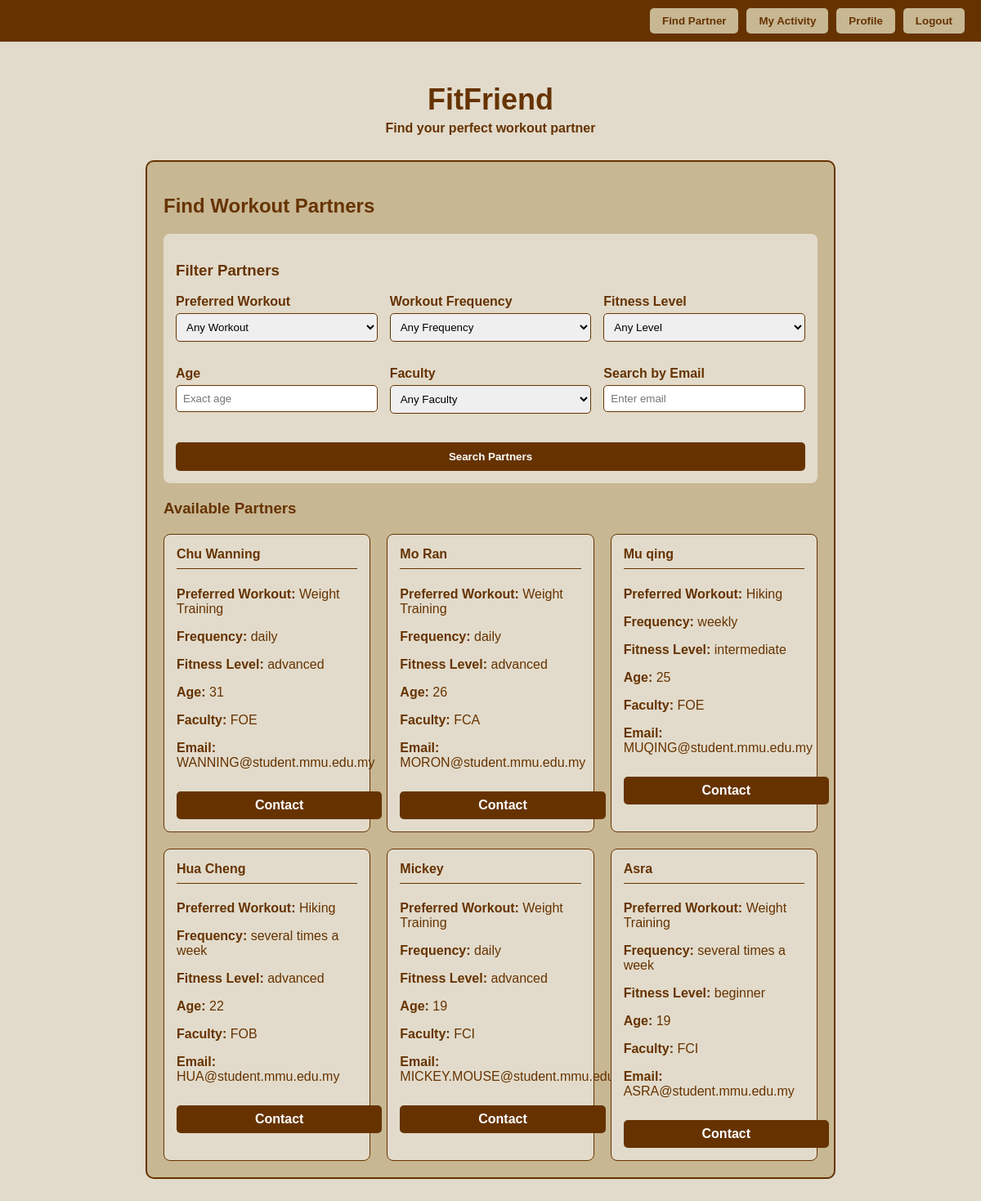
The page /find_partner (signed in) on the database its author committed.
### tables this page shows
CREATE TABLE users (
        id INTEGER PRIMARY KEY AUTOINCREMENT,
        name TEXT,
        email TEXT UNIQUE,
        password TEXT,
        phone TEXT,
        preferred_activity TEXT,
        frequency TEXT,
        level TEXT,
        goals TEXT,
        faculty TEXT,
        gender TEXT,
        age INTEGER,
        nickname TEXT,
        workouts TEXT,
        fitness_level TEXT,
        security_color TEXT,
        security_pets INTEGER,
        security_family TEXT
    );

### MINI IT INTEGRATION 3/app.py (the view)
@app.route("/find_partner", methods=["GET"])
def find_partner():
    if "user_id" not in session:
        return redirect(url_for("login"))
    activity_pref = request.args.get("workouts")
    frequency = request.args.get("frequency")
    level = request.args.get("fitness_level")
    email_search = request.args.get("email_search")
    age_filter = request.args.get("age")
    faculty = request.args.get("faculty")
    print("Filters applied:")
    print(f"Activity Preference: {activity_pref}")
    print(f"Frequency: {frequency}")
    print(f"Fitness Level: {level}")
    print(f"Email Search: {email_search}")
    print(f"Age Filter: {age_filter}")
    print(f"Faculty: {faculty}")
    query = """
        SELECT DISTINCT * FROM users
        WHERE id != ?
        AND email IS NOT NULL AND email != ''
    """
    params = [session["user_id"]]
    if activity_pref:
        query += " AND LOWER(workouts) = LOWER(?)"
        params.append(activity_pref)
    if frequency:
        query += " AND LOWER(frequency) = LOWER(?)"
        params.append(frequency)
    if level:
        query += " AND LOWER(fitness_level) = LOWER(?)"
        params.append(level)
    if email_search:
        query += " AND LOWER(email) LIKE LOWER(?)"
        params.append(f"%{email_search}%")
    if age_filter and age_filter.isdigit():
        query += " AND age = ?"
        params.append(int(age_filter))
    if faculty:
        query += " AND faculty = ?"
        params.append(faculty)
    print("Final Query:", query)
    print("Final Params:", params)
    conn = get_db_connection()
    partners = conn.execute(query, params).fetchall()
    conn.close()
    filters_applied = any([activity_pref, frequency, level, email_search, age_filter, faculty])
    return render_template(
        "find_partner.html",
        partners=partners,
        filters_applied=filters_applied,
        count=len(partners)
    )

### MINI IT INTEGRATION 3/app.py (called while the page is built)
def get_db_connection():
    conn = sqlite3.connect(DB_PATH)
    conn.row_factory = sqlite3.Row
    return conn

### MINI IT INTEGRATION 3/templates/find_partner.html (shortened to what this page needs)
<!DOCTYPE html>
<html lang="en">
<head>
    <link rel="stylesheet" href="{{ url_for('static', filename='style.css') }}">
</head>
<body>
    <div class="navbar">
        <button onclick="location.href='{{ url_for('find_partner') }}'">Find Partner</button>
        <button onclick="location.href='{{ url_for('activity') }}'">My Activity</button>
        <button onclick="location.href='{{ url_for('profile') }}'">Profile</button>
        <button onclick="location.href='{{ url_for('logout') }}'">Logout</button>
    </div>
    <div class="header_container">
        <div class="header_fitfriend">
            <h1>FitFriend</h1>
            <p>Find your perfect workout partner</p>
        </div>
        <div class="find_partner_container">
            <h2>Find Workout Partners</h2>
            <div class="form-container">
                <h3>Filter Partners</h3>
                <form method="GET" action="{{ url_for('find_partner') }}">
                    <div class="filter-section">
                        <div class="filter-item">
                            <div class="form-input">
                                <label for="workouts">Preferred Workout</label>
                                <select id="workouts" name="workouts">
                                    <option value="">Any Workout</option>
                                </select>
                            </div>
                        </div>
                        <div class="filter-item">
                            <div class="form-input">
                                <label for="frequency">Workout Frequency</label>
                                <select id="frequency" name="frequency">
                                    <option value="">Any Frequency</option>
                                </select>
                            </div>
                        </div>
                        <div class="filter-item">
                            <div class="form-input">
                                <label for="fitness_level">Fitness Level</label>
                                <select id="fitness_level" name="fitness_level">
                                    <option value="">Any Level</option>
                                </select>
                            </div>
                        </div>
                        <div class="filter-item">
                            <div class="form-input">
                                <label for="age">Age</label>
                                <input type="number" id="age" name="age" placeholder="Exact age">
                            </div>
                        </div>
                        <div class="filter-item">
                            <div class="form-input">
                                <label for="faculty">Faculty</label>
                                <select id="faculty" name="faculty">
                                    <option value="">Any Faculty</option>
                                </select>
                            </div>
                        </div>
                        <div class="filter-item">
                            <div class="form-input">
                                <label for="email_search">Search by Email</label>
                                <input type="email" id="email_search" name="email_search" placeholder="Enter email">
                            </div>
                        </div>
                    </div>
                    <button class="login-btn" type="submit">Search Partners</button>
                </form>
            </div>
            <div class="partners-list">
                <h3>Available Partners</h3>
                <div class="partners-grid">
                     {% if partners %}
                     {% for p in partners %}
        <div class="partner-card">
            <h4>{{ p.nickname or p.name or p.email.split('@')[0] }}</h4>
            <p><strong>Preferred Workout:</strong> {{ p.workouts or 'N/A' }}</p>
            <p><strong>Frequency:</strong> {{ p.frequency or 'N/A' }}</p>
            <p><strong>Fitness Level:</strong> {{ p.fitness_level or 'N/A' }}</p>
            <p><strong>Age:</strong> {{ p.age or 'N/A' }}</p>
            <p><strong>Faculty:</strong> {{ p.faculty or 'N/A' }}</p>
            <p><strong>Email:</strong> {{ p.email }}</p>
            <a href="mailto:{{ p.email }}?subject=Workout%20Partner%20Request&body=Hi%20{{ p.nickname or p.name or p.email.split('@')[0] }},%0A%0AI%20saw%20your%20profile%20on%20FitFriend%20and%20would%20like%20to%20connect%20as%20workout%20partners."
               class="contact-btn">
                Contact
            </a>
        </div>
        {% endfor %}
    {% else %}
        <div class="no-results">No partners match your filters.</div>
    {% endif %}
</div>
            </div>
        </div>
    </div>
</body>
</html>

### MINI IT INTEGRATION 3/static/style.css (style rules this page uses)
body { background-color: #E2DBCB; font-family: Arial, Helvetica, sans-serif; color: #663300; text-align: center; margin: 0; padding: 0; }
.navbar { background-color: #663300; color: #C8B793; display: flex; justify-content: flex-end; padding: 10px 20px; }
.navbar button { background-color: #C8B793; color: #663300; border: none; padding: 8px 15px; margin-left: 10px; border-radius: 5px; cursor: pointer; font-weight: bold; }
.header_container { margin-top: 50px; }
.header_fitfriend h1 { font-size: 36px; margin-bottom: 5px; }
.header_fitfriend p { font-size: 16px; margin-top: 0; font-weight: bold; }
.form-input { margin-bottom: 15px; }
.form-input label { display: block; font-weight: bold; margin-bottom: 5px; }
.form-input input, .form-input select { width: 100%; padding: 8px; border-radius: 5px; border: 1px solid #663300; box-sizing: border-box; }
.login-btn { width: 100%; padding: 10px; background-color: #663300; color: #fff; border: none; border-radius: 5px; cursor: pointer; font-weight: bold; }
p { margin-top: 15px; }
a { color: #663300; font-weight: bold; text-decoration: none; }
.find_partner_container { background-color: #C8B793; border: 2px solid #663300; border-radius: 10px; width: 90%; max-width: 800px; margin: 30px auto; padding: 20px; text-align: left; }
.form-container { background-color: #E2DBCB; padding: 15px; border-radius: 8px; margin-bottom: 20px; }
.partners-grid { display: grid; grid-template-columns: repeat(auto-fill, minmax(250px, 1fr)); gap: 20px; margin-top: 20px; }
.partner-card { background-color: #E2DBCB; border: 1px solid #663300; border-radius: 8px; padding: 15px; text-align: left; }
.partner-card h4 { margin-top: 0; color: #663300; border-bottom: 1px solid #663300; padding-bottom: 8px; }
.contact-btn { background-color: #663300; color: white; border: none; padding: 8px 15px; border-radius: 5px; cursor: pointer; width: 100%; margin-top: 10px; font-weight: bold; display: inline-block; text-decoration: none; text-align: center; }
.filter-section { display: flex; flex-wrap: wrap; gap: 15px; justify-content: space-between; margin-bottom: 20px; }
.filter-item { flex: 1; min-width: 200px; }

### rows shown on the page
users: nickname "Chu Wanning", workouts "Weight Training", frequency "daily", fitness_level "advanced", age "31", faculty "FOE", email "WANNING@student.mmu.edu.my"
users: nickname "Mo Ran", workouts "Weight Training", frequency "daily", fitness_level "advanced", age "26", faculty "FCA", email "MORON@student.mmu.edu.my"
users: nickname "Mu qing", workouts "Hiking", frequency "weekly", fitness_level "intermediate", age "25", faculty "FOE", email "MUQING@student.mmu.edu.my"
users: nickname "Hua Cheng", workouts "Hiking", frequency "several times a week", fitness_level "advanced", age "22", faculty "FOB", email "HUA@student.mmu.edu.my"
users: nickname "Mickey", workouts "Weight Training", frequency "daily", fitness_level "advanced", age "19", faculty "FCI", email "MICKEY.MOUSE@student.mmu.edu.my"
users: nickname "Asra", workouts "Weight Training", frequency "several times a week", fitness_level "beginner", age "19", faculty "FCI", email "ASRA@student.mmu.edu.my"
